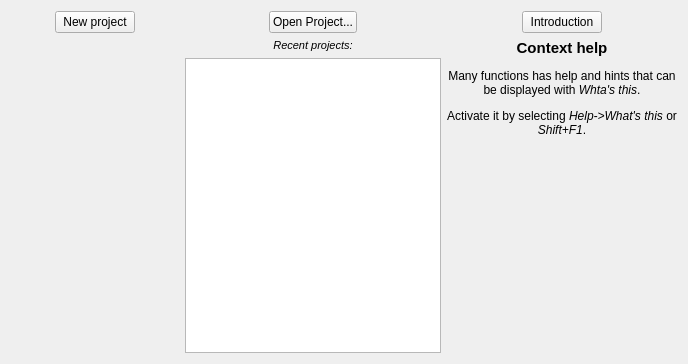
<?xml version="1.0" encoding="UTF-8"?>
<ui version="4.0">
 <class>KPlato::WelcomeView</class>
 <widget class="QWidget" name="KPlato::WelcomeView">
  <property name="geometry">
   <rect>
    <x>0</x>
    <y>0</y>
    <width>688</width>
    <height>364</height>
   </rect>
  </property>
  <layout class="QHBoxLayout" name="horizontalLayout_4">
   <item>
    <layout class="QVBoxLayout" name="verticalLayout_3">
     <item>
      <layout class="QHBoxLayout" name="horizontalLayout_2">
       <item>
        <spacer name="horizontalSpacer_2">
         <property name="orientation">
          <enum>Qt::Horizontal</enum>
         </property>
         <property name="sizeHint" stdset="0">
          <size>
           <width>13</width>
           <height>14</height>
          </size>
         </property>
        </spacer>
       </item>
       <item>
        <widget class="QPushButton" name="newProjectBtn">
         <property name="whatsThis">
          <string comment="@info:whartsthis">&lt;html&gt;&lt;head/&gt;&lt;body&gt;&lt;p&gt;&lt;span style=&quot; font-weight:600;&quot;&gt;Create a new project&lt;/span&gt;&lt;/p&gt;&lt;p&gt;Creates a new project with default values defined in &lt;span style=&quot; font-style:italic;&quot;&gt;Settings.&lt;/span&gt;&lt;/p&gt;&lt;p&gt;Opens the &lt;span style=&quot; font-style:italic;&quot;&gt;project dialog &lt;/span&gt;so you can define project specific properties like Project Name and &lt;span style=&quot; font-style:italic;&quot;&gt;Target Start&lt;/span&gt; and &lt;span style=&quot; font-style:italic;&quot;&gt;End&lt;/span&gt; times.&lt;/p&gt;&lt;p&gt;You can change the default settings by selecting &lt;span style=&quot; font-style:italic;&quot;&gt;Settings-&amp;gt;Configure Plan&lt;/span&gt;.&lt;/p&gt;&lt;/body&gt;&lt;/html&gt;</string>
         </property>
         <property name="text">
          <string>New project</string>
         </property>
         <property name="icon">
          <iconset theme="list-add">
           <normaloff>.</normaloff>.</iconset>
         </property>
        </widget>
       </item>
       <item>
        <spacer name="horizontalSpacer_6">
         <property name="orientation">
          <enum>Qt::Horizontal</enum>
         </property>
         <property name="sizeHint" stdset="0">
          <size>
           <width>13</width>
           <height>17</height>
          </size>
         </property>
        </spacer>
       </item>
      </layout>
     </item>
     <item>
      <spacer name="verticalSpacer_2">
       <property name="orientation">
        <enum>Qt::Vertical</enum>
       </property>
       <property name="sizeHint" stdset="0">
        <size>
         <width>20</width>
         <height>40</height>
        </size>
       </property>
      </spacer>
     </item>
    </layout>
   </item>
   <item>
    <layout class="QVBoxLayout" name="verticalLayout">
     <item>
      <layout class="QHBoxLayout" name="horizontalLayout">
       <item>
        <spacer name="horizontalSpacer_4">
         <property name="orientation">
          <enum>Qt::Horizontal</enum>
         </property>
         <property name="sizeHint" stdset="0">
          <size>
           <width>40</width>
           <height>20</height>
          </size>
         </property>
        </spacer>
       </item>
       <item>
        <widget class="QPushButton" name="openProjectBtn">
         <property name="whatsThis">
          <string comment="@info:whatsthis">&lt;html&gt;&lt;head/&gt;&lt;body&gt;&lt;p&gt;&lt;span style=&quot; font-weight:600;&quot;&gt;Open Project&lt;/span&gt;&lt;/p&gt;&lt;p&gt;Displays a file dialog enabling you to open an existing project.&lt;/p&gt;&lt;/body&gt;&lt;/html&gt;</string>
         </property>
         <property name="text">
          <string>Open Project...</string>
         </property>
         <property name="icon">
          <iconset theme="document-open">
           <normaloff>.</normaloff>.</iconset>
         </property>
        </widget>
       </item>
       <item>
        <spacer name="horizontalSpacer">
         <property name="orientation">
          <enum>Qt::Horizontal</enum>
         </property>
         <property name="sizeHint" stdset="0">
          <size>
           <width>40</width>
           <height>20</height>
          </size>
         </property>
        </spacer>
       </item>
      </layout>
     </item>
     <item>
      <widget class="QLabel" name="label">
       <property name="text">
        <string>&lt;html&gt;&lt;head/&gt;&lt;body&gt;&lt;p&gt;&lt;span style=&quot; font-size:8pt; font-style:italic;&quot;&gt;Recent projects:&lt;/span&gt;&lt;/p&gt;&lt;/body&gt;&lt;/html&gt;</string>
       </property>
       <property name="alignment">
        <set>Qt::AlignCenter</set>
       </property>
      </widget>
     </item>
     <item>
      <widget class="QTableView" name="recentProjects">
       <property name="whatsThis">
        <string comment="&lt;?xml version=&quot;1.0&quot; encoding=&quot;UTF-8&quot;?&gt; &lt;ui version=&quot;4.0&quot;&gt;  &lt;widget name=&quot;__qt_fake_top_level&quot;&gt;   &lt;widget class=&quot;QPushButton&quot; name=&quot;openProjectBtn&quot;&gt;    &lt;property name=&quot;geometry&quot;&gt;     &lt;rect&gt;      &lt;x&gt;64&lt;/x&gt;      &lt;y&gt;1&lt;/y&gt;      &lt;width&gt;126&lt;/width&gt;      &lt;height&gt;34&lt;/height&gt;     &lt;/rect&gt;    &lt;/property&gt;    &lt;property name=&quot;whatsThis&quot;&gt;     &lt;string comment=&quot;@info:whatsthis&quot;&gt;&amp;lt;html&amp;gt;&amp;lt;head/&amp;gt;&amp;lt;body&amp;gt;&amp;lt;p&amp;gt;&amp;lt;span style=&amp;quot; font-weight:600;&amp;quot;&amp;gt;Open Project&amp;lt;/span&amp;gt;&amp;lt;/p&amp;gt;&amp;lt;p&amp;gt;Displays a file dialog enabling you to open an existing project.&amp;lt;/p&amp;gt;&amp;lt;/body&amp;gt;&amp;lt;/html&amp;gt;&lt;/string&gt;    &lt;/property&gt;    &lt;property name=&quot;text&quot;&gt;     &lt;string&gt;Open Project...&lt;/string&gt;    &lt;/property&gt;    &lt;property name=&quot;icon&quot;&gt;     &lt;iconset theme=&quot;document-open&quot;&gt;      &lt;normaloff&gt;/mnt/src/kdesrc/calligra/calligra/plan/libs/ui/welcome&lt;/normaloff&gt;/mnt/src/kdesrc/calligra/calligra/plan/libs/ui/welcome&lt;/iconset&gt;    &lt;/property&gt;   &lt;/widget&gt;  &lt;/widget&gt;  &lt;resources/&gt; &lt;/ui&gt; ">&lt;html&gt;&lt;head/&gt;&lt;body&gt;&lt;p&gt;&lt;span style=&quot; font-weight:600;&quot;&gt;Recent Projects&lt;/span&gt;&lt;/p&gt;&lt;p&gt;A list of the 10 most recent project files opened.&lt;/p&gt;&lt;p&gt;This enables you to quickly open projects you have worked on recently.&lt;/p&gt;&lt;/body&gt;&lt;/html&gt;</string>
       </property>
       <property name="frameShadow">
        <enum>QFrame::Plain</enum>
       </property>
       <property name="showGrid">
        <bool>false</bool>
       </property>
       <property name="cornerButtonEnabled">
        <bool>false</bool>
       </property>
       <attribute name="horizontalHeaderVisible">
        <bool>false</bool>
       </attribute>
       <attribute name="verticalHeaderVisible">
        <bool>false</bool>
       </attribute>
      </widget>
     </item>
    </layout>
   </item>
   <item>
    <layout class="QVBoxLayout" name="verticalLayout_2">
     <item>
      <layout class="QHBoxLayout" name="horizontalLayout_3">
       <item>
        <spacer name="horizontalSpacer_5">
         <property name="orientation">
          <enum>Qt::Horizontal</enum>
         </property>
         <property name="sizeHint" stdset="0">
          <size>
           <width>40</width>
           <height>20</height>
          </size>
         </property>
        </spacer>
       </item>
       <item>
        <widget class="QPushButton" name="introductionBtn">
         <property name="whatsThis">
          <string comment="@info:whatsthis">&lt;html&gt;&lt;head/&gt;&lt;body&gt;&lt;p&gt;&lt;span style=&quot; font-weight:600;&quot;&gt;A Short Introduction to Plan&lt;/span&gt;&lt;/p&gt;&lt;p&gt;These introductory pages gives you hints and tips on what you can use Plan for, and how to use it.&lt;/p&gt;&lt;/body&gt;&lt;/html&gt;</string>
         </property>
         <property name="text">
          <string>Introduction</string>
         </property>
         <property name="icon">
          <iconset theme="help-hint">
           <normaloff>.</normaloff>.</iconset>
         </property>
        </widget>
       </item>
       <item>
        <spacer name="horizontalSpacer_3">
         <property name="orientation">
          <enum>Qt::Horizontal</enum>
         </property>
         <property name="sizeHint" stdset="0">
          <size>
           <width>40</width>
           <height>20</height>
          </size>
         </property>
        </spacer>
       </item>
      </layout>
     </item>
     <item>
      <widget class="QLabel" name="label_2">
       <property name="text">
        <string>&lt;html&gt;&lt;head/&gt;&lt;body&gt;&lt;p&gt;&lt;span style=&quot; font-size:11pt; font-weight:600;&quot;&gt;Context help&lt;/span&gt;&lt;/p&gt;&lt;p&gt;Many functions has help and hints that can be displayed with &lt;span style=&quot; font-style:italic;&quot;&gt;Whta's this&lt;/span&gt;.&lt;/p&gt;&lt;p&gt;Activate it by selecting &lt;span style=&quot; font-style:italic;&quot;&gt;Help-&amp;gt;What's this&lt;/span&gt; or &lt;span style=&quot; font-style:italic;&quot;&gt;Shift+F1&lt;/span&gt;.&lt;/p&gt;&lt;/body&gt;&lt;/html&gt;</string>
       </property>
       <property name="scaledContents">
        <bool>true</bool>
       </property>
       <property name="alignment">
        <set>Qt::AlignHCenter|Qt::AlignTop</set>
       </property>
       <property name="wordWrap">
        <bool>true</bool>
       </property>
      </widget>
     </item>
     <item>
      <spacer name="verticalSpacer">
       <property name="orientation">
        <enum>Qt::Vertical</enum>
       </property>
       <property name="sizeHint" stdset="0">
        <size>
         <width>20</width>
         <height>40</height>
        </size>
       </property>
      </spacer>
     </item>
    </layout>
   </item>
  </layout>
 </widget>
 <resources/>
 <connections/>
</ui>
